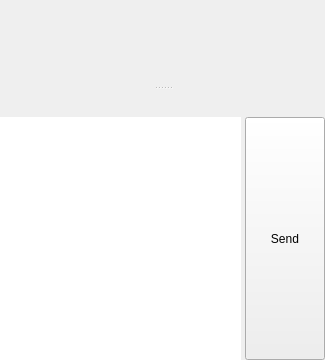
<?xml version="1.0" encoding="UTF-8"?>
<ui version="4.0">
 <class>ChatWindow</class>
 <widget class="QWidget" name="ChatWindow">
  <property name="geometry">
   <rect>
    <x>0</x>
    <y>0</y>
    <width>325</width>
    <height>360</height>
   </rect>
  </property>
  <property name="windowTitle">
   <string>Form</string>
  </property>
  <layout class="QVBoxLayout" name="verticalLayout_4">
   <property name="spacing">
    <number>0</number>
   </property>
   <property name="margin">
    <number>0</number>
   </property>
   <item>
    <widget class="QSplitter" name="splitter">
     <property name="orientation">
      <enum>Qt::Vertical</enum>
     </property>
     <property name="handleWidth">
      <number>7</number>
     </property>
     <property name="childrenCollapsible">
      <bool>false</bool>
     </property>
     <widget class="QWidget" name="layoutWidget">
      <layout class="QVBoxLayout" name="verticalLayout">
       <property name="spacing">
        <number>0</number>
       </property>
       <item>
        <widget class="QWidget" name="wgtLog" native="true">
         <property name="sizePolicy">
          <sizepolicy hsizetype="Expanding" vsizetype="Expanding">
           <horstretch>0</horstretch>
           <verstretch>0</verstretch>
          </sizepolicy>
         </property>
         <property name="minimumSize">
          <size>
           <width>0</width>
           <height>54</height>
          </size>
         </property>
         <layout class="QHBoxLayout" name="horizontalLayout">
          <property name="spacing">
           <number>0</number>
          </property>
          <property name="margin">
           <number>0</number>
          </property>
          <item>
           <layout class="QVBoxLayout" name="logLayout">
            <property name="spacing">
             <number>0</number>
            </property>
           </layout>
          </item>
         </layout>
        </widget>
       </item>
       <item>
        <widget class="QLabel" name="lblInfo">
         <property name="autoFillBackground">
          <bool>true</bool>
         </property>
         <property name="alignment">
          <set>Qt::AlignCenter</set>
         </property>
        </widget>
       </item>
      </layout>
     </widget>
     <widget class="QWidget" name="layoutWidget1">
      <layout class="QVBoxLayout" name="verticalLayout_3">
       <property name="spacing">
        <number>0</number>
       </property>
       <item>
        <widget class="QLabel" name="lblDividerTop">
         <property name="sizePolicy">
          <sizepolicy hsizetype="Preferred" vsizetype="Fixed">
           <horstretch>0</horstretch>
           <verstretch>0</verstretch>
          </sizepolicy>
         </property>
         <property name="minimumSize">
          <size>
           <width>0</width>
           <height>1</height>
          </size>
         </property>
         <property name="maximumSize">
          <size>
           <width>16777215</width>
           <height>1</height>
          </size>
         </property>
        </widget>
       </item>
       <item>
        <widget class="QWidget" name="wgtToolBar" native="true">
         <property name="minimumSize">
          <size>
           <width>0</width>
           <height>24</height>
          </size>
         </property>
         <property name="maximumSize">
          <size>
           <width>16777214</width>
           <height>24</height>
          </size>
         </property>
         <layout class="QVBoxLayout" name="verticalLayout_2">
          <property name="spacing">
           <number>0</number>
          </property>
          <property name="margin">
           <number>0</number>
          </property>
          <item>
           <layout class="QHBoxLayout" name="toolBarLayout">
            <property name="spacing">
             <number>0</number>
            </property>
           </layout>
          </item>
         </layout>
        </widget>
       </item>
       <item>
        <widget class="QLabel" name="lblDividerBottom">
         <property name="sizePolicy">
          <sizepolicy hsizetype="Preferred" vsizetype="Fixed">
           <horstretch>0</horstretch>
           <verstretch>0</verstretch>
          </sizepolicy>
         </property>
         <property name="minimumSize">
          <size>
           <width>0</width>
           <height>1</height>
          </size>
         </property>
         <property name="maximumSize">
          <size>
           <width>16777215</width>
           <height>1</height>
          </size>
         </property>
        </widget>
       </item>
       <item>
        <layout class="QHBoxLayout" name="msgRowLayout">
         <property name="spacing">
          <number>4</number>
         </property>
         <property name="margin">
          <number>0</number>
         </property>
         <item>
          <widget class="lmcMessageEdit" name="txtMessage">
           <property name="sizePolicy">
            <sizepolicy hsizetype="Expanding" vsizetype="Minimum">
             <horstretch>1</horstretch>
             <verstretch>0</verstretch>
            </sizepolicy>
           </property>
           <property name="minimumSize">
            <size>
             <width>0</width>
             <height>36</height>
            </size>
           </property>
           <property name="frameShape">
            <enum>QFrame::NoFrame</enum>
           </property>
           <property name="tabChangesFocus">
            <bool>true</bool>
           </property>
           <property name="acceptRichText">
            <bool>false</bool>
           </property>
          </widget>
         </item>
         <item>
          <widget class="QPushButton" name="btnSend">
           <property name="focusPolicy">
            <enum>Qt::NoFocus</enum>
           </property>
           <property name="sizePolicy">
            <sizepolicy hsizetype="Minimum" vsizetype="Expanding">
             <horstretch>0</horstretch>
             <verstretch>0</verstretch>
            </sizepolicy>
           </property>
           <property name="text">
            <string>Send</string>
           </property>
          </widget>
         </item>
        </layout>
       </item>
      </layout>
     </widget>
    </widget>
   </item>
  </layout>
 </widget>
 <customwidgets>
  <customwidget>
   <class>lmcMessageEdit</class>
   <extends>QTextEdit</extends>
   <header>gui/widgets/subcontrols.h</header>
  </customwidget>
 </customwidgets>
 <tabstops>
  <tabstop>txtMessage</tabstop>
 </tabstops>
 <resources/>
 <connections/>
</ui>
